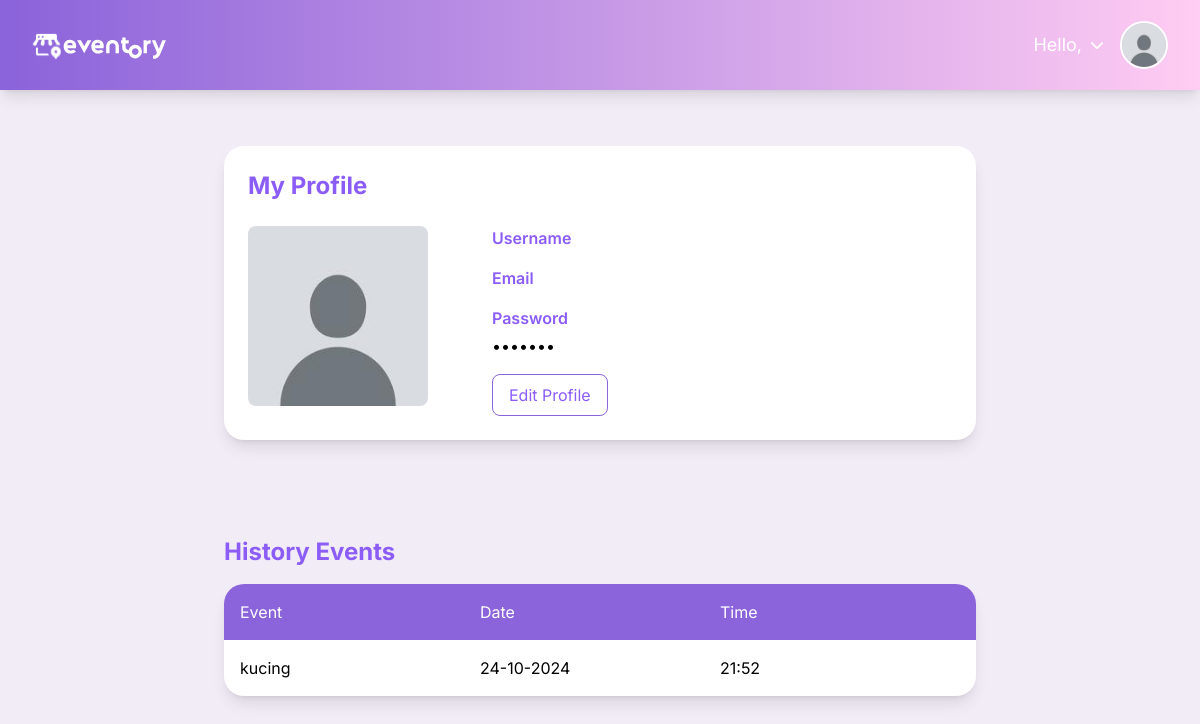
Before: /admin/user_details.php?id=2 with the older database file.
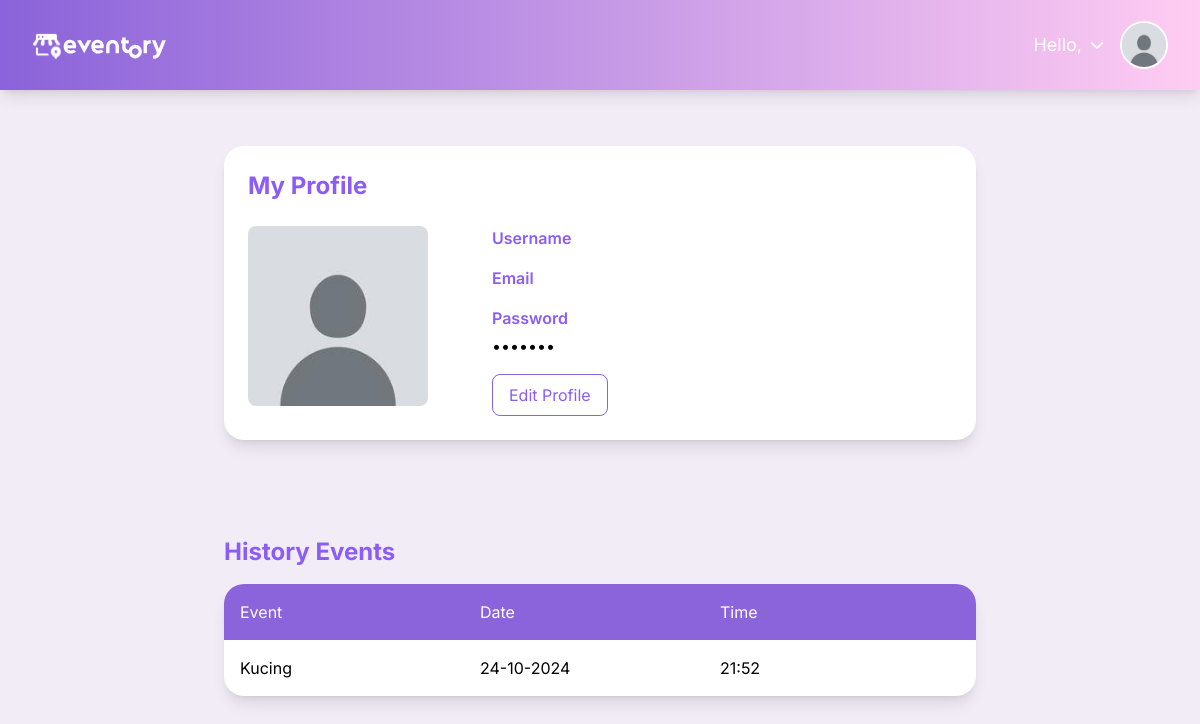
After: the same page with the newer database file.
### tables this page shows
CREATE TABLE `events` (
  `event_id` int(11) NOT NULL,
  `title` varchar(255) NOT NULL,
  `description` text NOT NULL,
  `event_date` date NOT NULL,
  `event_time` time NOT NULL,
  `location` varchar(255) NOT NULL,
  `max_participants` int(11) NOT NULL,
  `registered_participants` int(11) NOT NULL,
  `status` enum('open','closed','canceled') DEFAULT 'open',
  `image` varchar(255) DEFAULT NULL,
  `created_at` timestamp NOT NULL DEFAULT current_timestamp(),
  `banner` varchar(255) DEFAULT NULL
);

### public_html/admin/user_details.php (the view, shortened to what this page needs)
<?php
require '../includes/db_connection.php';
$user_id = (int) $_GET['id'];
$eventsStmt = $pdo->prepare("SELECT title, event_date, event_time FROM events WHERE event_id = :user_id");
$eventsStmt->execute(['user_id' => $user_id]);
$events = $eventsStmt->fetchAll();
?>
<?php include '../includes/navbar.php'; ?>
<!DOCTYPE html>
<html lang="en">
<head>
    <script src="https://cdn.tailwindcss.com"></script>
</head>
<body class="bg-light">
    <div class="container w-[800px] mx-auto p-6">
        <div class="bg-white rounded-[20px] shadow-lg p-6 mb-8 mt-8">
            <h2 class="text-2xl font-bold text-lilac mb-6">My Profile</h2>
            <div class="flex justify-between space-x-16">
                <div class="w-[180px] h-[180px] bg-gray-100 rounded-lg overflow-hidden">
                    <img src="../assets/images/profile_pictures/<?= !empty($user['profile_picture']) ? htmlspecialchars($user['profile_picture']) : 'default.jpg' ?>" alt="Profile" class="w-full h-full object-cover">
                </div>
                <div class="flex-1 space-y-4">
                    <div>
                        <h3 class="text-lilac font-semibold mb-1">Username</h3>
                    </div>
                    <div>
                        <h3 class="text-lilac font-semibold mb-1">Email</h3>
                    </div>
                    <div>
                        <h3 class="text-lilac font-semibold mb-1">Password</h3>
                        <p>•••••••</p>
                    </div>
                    <div class="flex space-x-4 mt-4">
                        <a href="edit_profile.php" class="flex items-center space-x-2 px-4 py-2 border border-lilac text-lilac rounded-lg hover:bg-lilac hover:text-white transition">
                            Edit Profile
                        </a>
                    </div>
                </div>
            </div>
        </div>
        <div id="history-events" class="mt-24 mb-10">
            <h2 class="text-2xl font-bold text-lilac mb-4">History Events</h2>
            <?php if ($events && count($events) > 0): ?>
                <div class="bg-white rounded-[20px] shadow-lg overflow-hidden">
                    <div class="grid grid-cols-3 bg-lilac text-white p-4">
                        <div>Event</div>
                        <div>Date</div>
                        <div>Time</div>
                    </div>
                    <?php foreach ($events as $event): ?>
                        <div class="grid grid-cols-3 p-4 border-b border-gray-100 last:border-b-0">
                            <div><?= htmlspecialchars($event['title']) ?></div>
                            <div><?= date('d-m-Y', strtotime($event['event_date'])) ?></div>
                            <div><?= date('H:i', strtotime($event['event_time'])) ?></div>
                        </div>
                    <?php endforeach; ?>
                </div>
            <?php else: ?>
                <div class="text-center py-8 text-gray-500">There are no available events for now.</div>
            <?php endif; ?>
        </div>
    </div>
</body>
</html>

Changed rows visible on the page:
changed events: title "kucing" → "Kucing"
